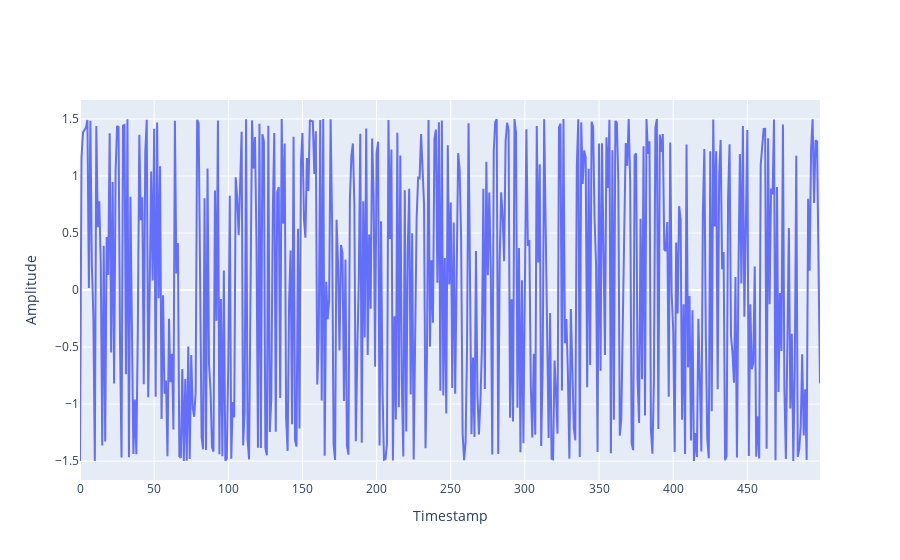

Notebook code cell kept with this figure:
### Code cell
fig = go.Figure(data=go.Scatter(y=noisy_ts))
fig.update_layout(xaxis_title="Timestamp", yaxis_title="Amplitude")
fig.show()

### Figure 1 — Plotly figure (JSON) as saved in the notebook; plotly's stock layout.template omitted (floating-point values rounded to 4 significant figures; data arrays with more than 128 entries replaced by an {"elided": "..."} marker saying what was removed)
{"data": [{"type": "scatter", "y": {"elided": "500 float values"}}], "layout": {"xaxis": {"title": {"text": "Timestamp"}}, "yaxis": {"title": {"text": "Amplitude"}}}}
